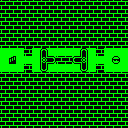

Tiled map render using the project's own tile images. Description and the whole map definition, tile-layer contents included, below:
An orthogonal 16x16 tile map with 8x8 px tiles, 1 tile layer (Kachelebene 1).

<map version="1.0" tiledversion="1.0.3" orientation="orthogonal" renderorder="right-down" width="16" height="16" tilewidth="8" tileheight="8" nextobjectid="1">
 <tileset firstgid="1" source="tiles.tsx" />
 <layer name="Kachelebene 1" width="16" height="16">
  <data encoding="csv">
184,184,184,184,184,184,184,184,184,184,184,184,184,184,184,184,
184,184,184,184,184,184,184,184,184,184,184,184,184,184,184,184,
184,184,184,184,184,184,184,184,184,184,184,184,184,184,184,184,
184,184,184,184,184,184,184,184,184,184,184,184,184,184,184,184,
184,184,184,184,184,184,184,184,184,184,184,184,184,184,184,184,
184,184,184,184,184,184,184,184,184,184,184,184,184,184,184,184,
129,129,129,184,129,178,129,129,129,129,178,129,184,129,129,129,
129,180,129,129,129,168,179,184,184,185,174,129,129,129,177,129,
129,129,129,184,129,181,129,129,129,129,181,129,184,129,129,129,
184,184,184,184,184,184,184,184,184,184,184,184,184,184,184,184,
184,184,184,184,184,184,184,184,184,184,184,184,184,184,184,184,
184,184,184,184,184,184,184,184,184,184,184,184,184,184,184,184,
184,184,184,184,184,184,184,184,184,184,184,184,184,184,184,184,
184,184,184,184,184,184,184,184,184,184,184,184,184,184,184,184,
184,184,184,184,184,184,184,184,184,184,184,184,184,184,184,184,
184,184,184,184,184,184,184,184,184,184,184,184,184,184,184,184
</data>
 </layer>
</map>
